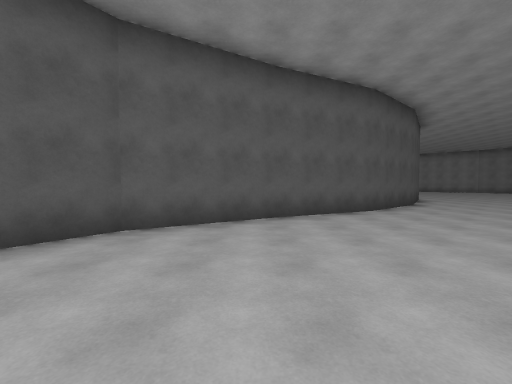
view 1 (above)

24 first-person views from a walk through a scene from a Unity 3-D project. The camera is 1.5 m above the floor, tilts 2° down and sees 90° across. The floor is counted in squares, 2 m on a side. Each view is taken from the middle of a square. On the plan, view 1 faces up. The plan holds only what a view shows up to about 9 squares ahead; the rest is blank. The place goes on beyond the plan. The player is left out.

view 2
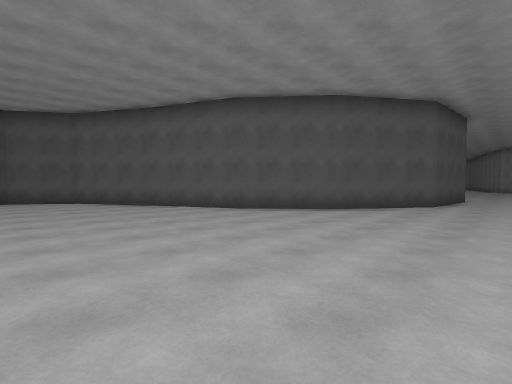

view 3
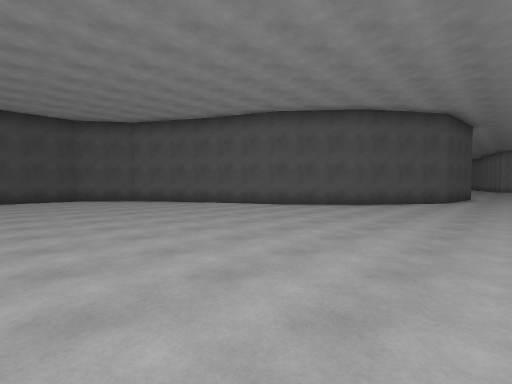

view 4
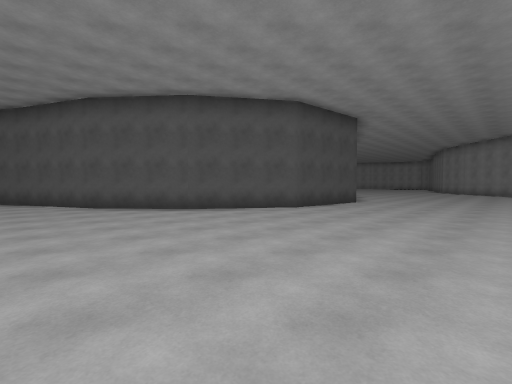

view 5
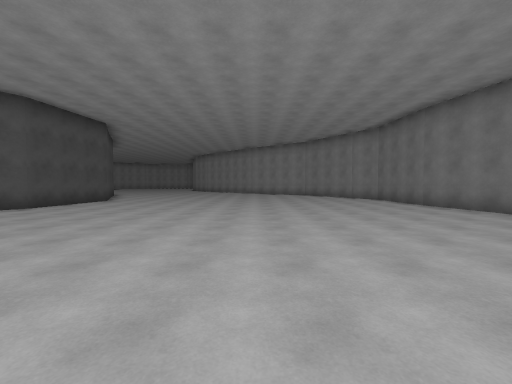

view 6
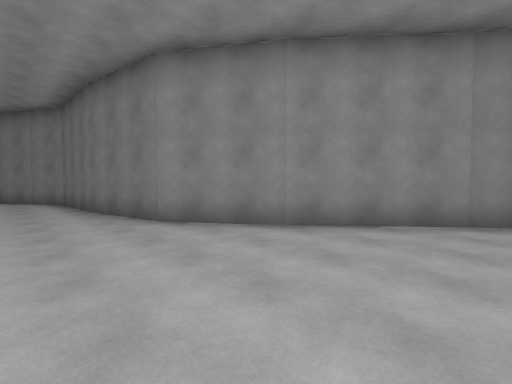

view 7
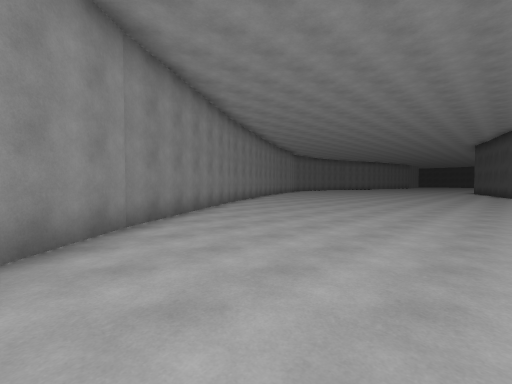

view 8
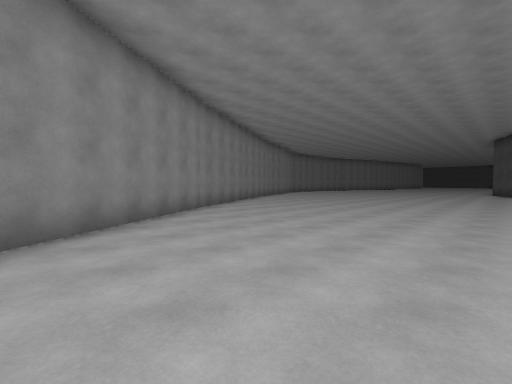

view 9
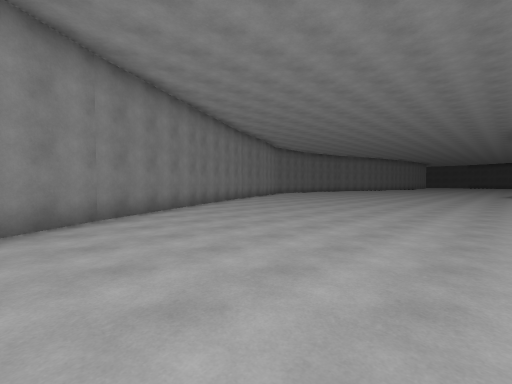

view 10
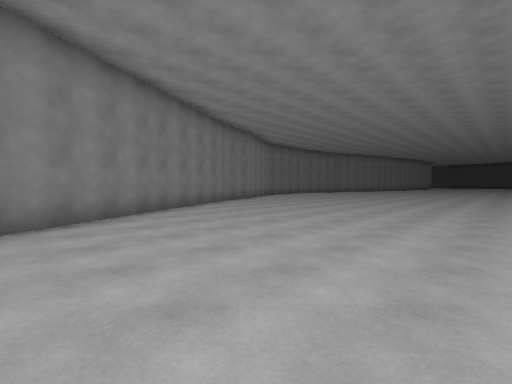

view 11
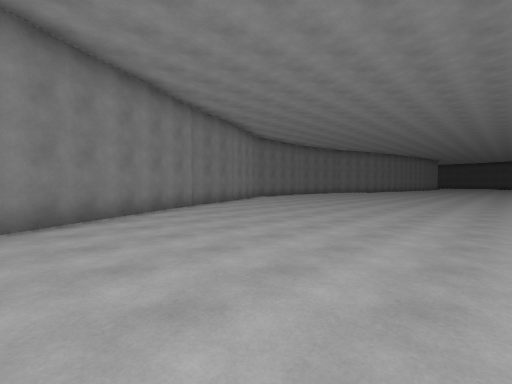

view 12
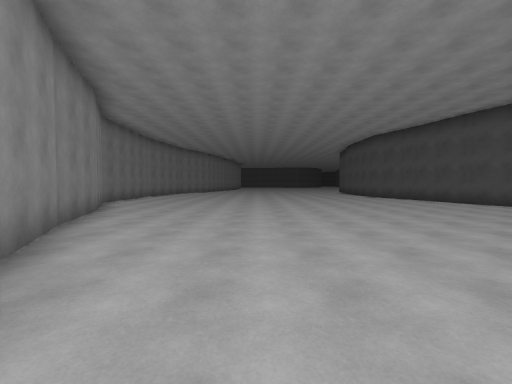

view 13
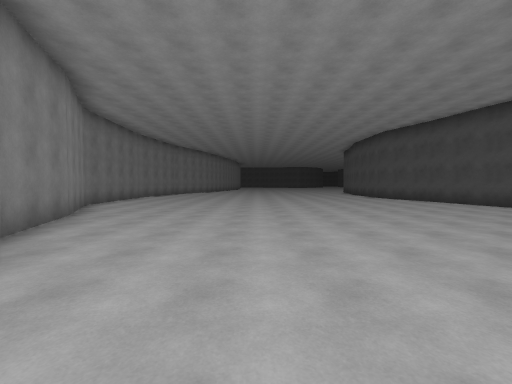

view 14
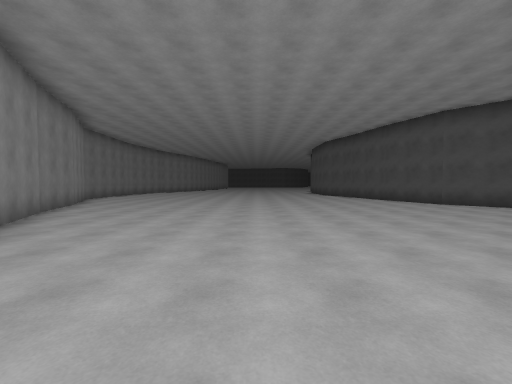

view 15
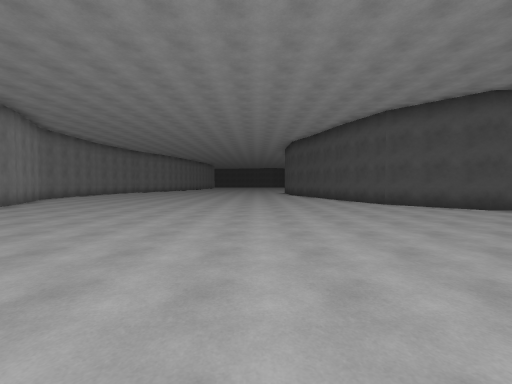

view 16
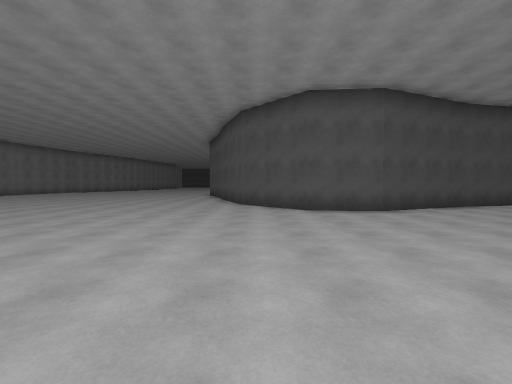

view 17
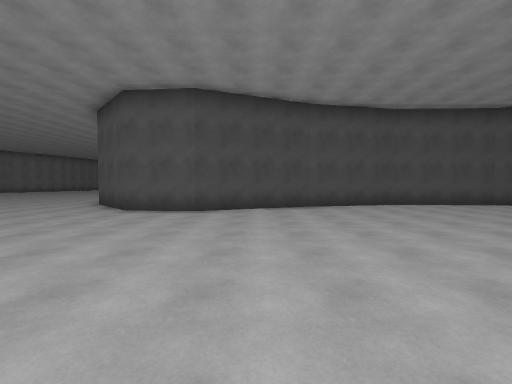

view 18
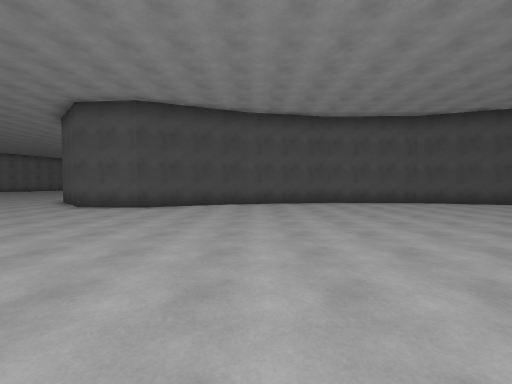

view 19
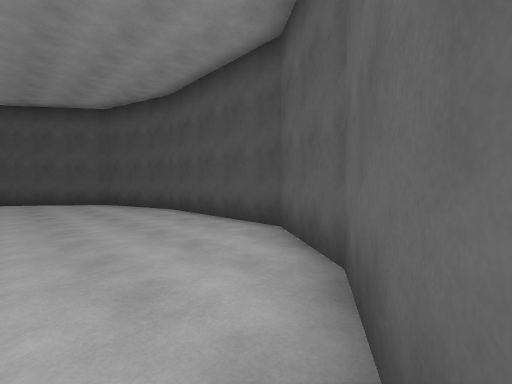

view 20
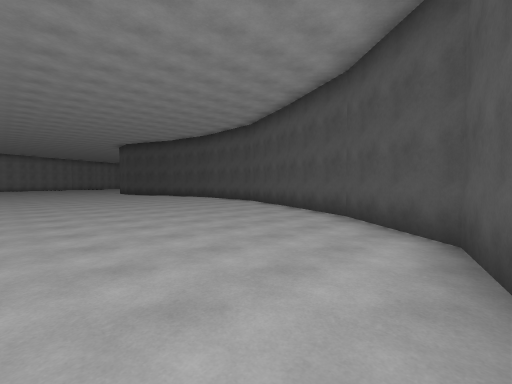

view 21
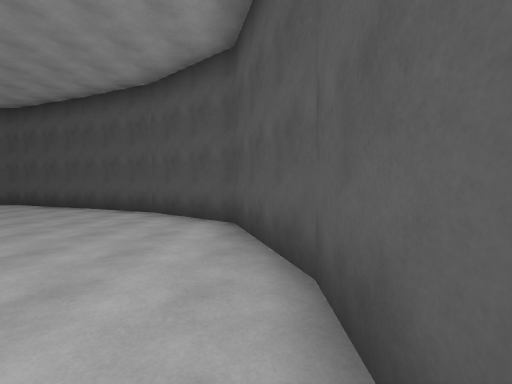

view 22
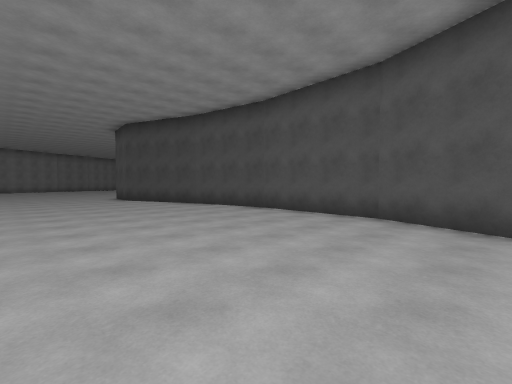

view 23
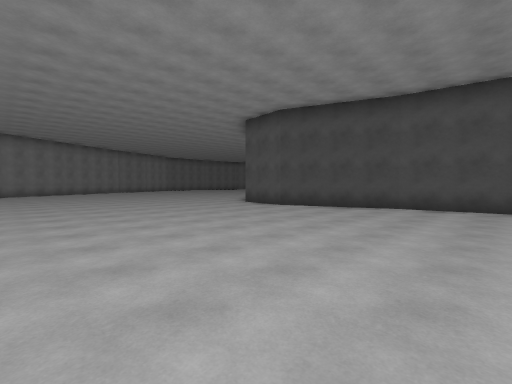

view 24
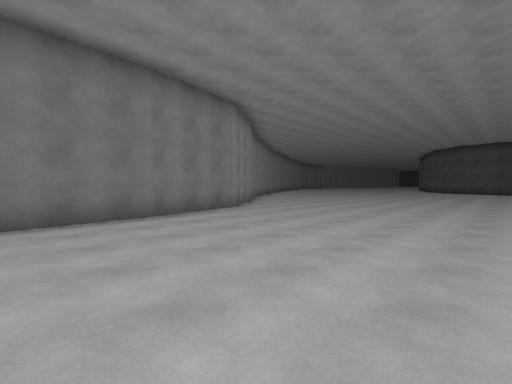

### Floor plan
Points are (right, up) in squares from view 1. A wall is a line through its corners. A room is listed if a view was taken in it or the views show most of it. See-through windows are left out.
Room 1 (views 1, 2, 3, 4, 5, 6, 7, 8, 9, 10, 11, 12, 13, 14, 15, 16, 17, 18, 19, 20, 21, 22, 23, 24)
walls: (11.3, -8.2) (14.6, -6.8) (16.6, -7) (18.5, -8.9) (19.4, -11.3); (21.6, 7.7) (20.2, 9.9) (19.6, 12.6) (19.5, 15.6); (8.3, -8.7) (11.4, -8.1); (26.8, 0.6) (23.6, 5.5) (21.5, 7.9); (19.4, -11.2) (19.6, -12); (7.5, 13.3) (7.3, 11.5) (5.4, 8.8) (3.2, 6.9) (0.4, 5.5); (0.5, 5.6) (-2.1, 4) (-3.4, 2.2) (-3.5, -2) (-2.6, -4.8) (-0.3, -6.6); (-0.5, -6.6) (5, -8.6) (8.5, -8.7); (30.6, -6.5) (26.7, 0.7); (31.3, -9) (30.5, -6.5)

Where each view was taken, in squares from view 1:
view 1: 0 up, 0 right, facing up
view 2: 2 up, 9 right, facing up-left
view 3: 0 up, 9 right, facing up-left
view 4: 5 up, 12 right, facing up-left
view 5: 4 up, 14 right, facing up
view 6: 5 up, 18 right, facing up-right
view 7: 7 up, 19 right, facing down-right
view 8: 5 up, 20 right, facing down-right
view 9: 2 up, 21 right, facing down-right
view 10: 0 up, 22 right, facing down-right
view 11: 2 down, 23 right, facing down-right
view 12: 2 down, 27 right, facing down
view 13: 3 down, 27 right, facing down
view 14: 0 up, 25 right, facing down
view 15: 0 up, 23 right, facing down
view 16: 0 up, 18 right, facing down
view 17: 0 up, 13 right, facing down
view 18: 1 up, 11 right, facing down
view 19: 5 up, 0 right, facing down-left
view 20: 1 down, 3 left, facing down-right
view 21: 0 up, 3 left, facing down
view 22: 3 down, 3 right, facing down-right
view 23: 0 up, 9 right, facing down-right
view 24: 15 up, 14 right, facing down-right
